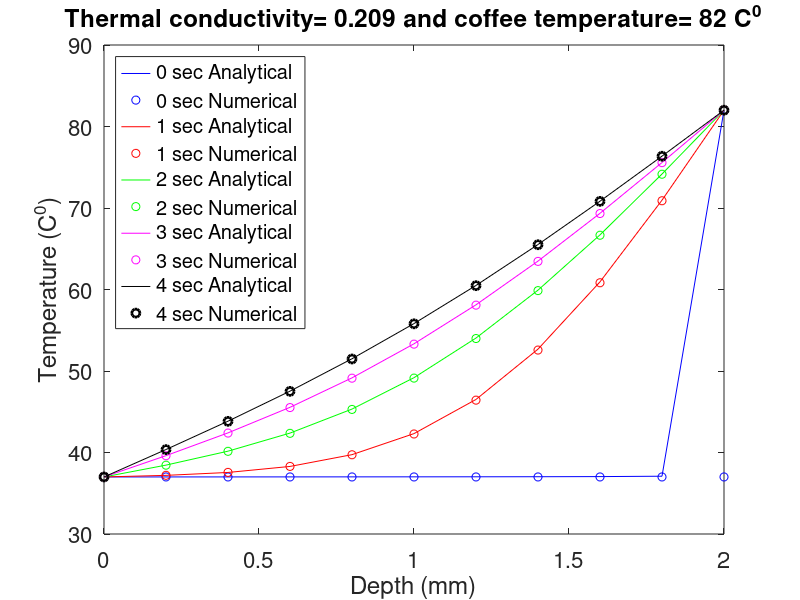
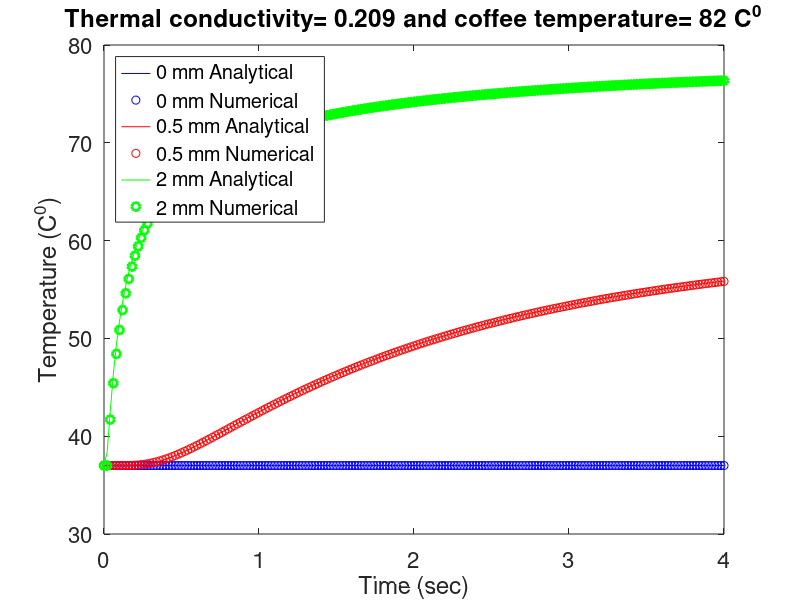

Source code (MATLAB) for these figures, in order:

clear all;
close all;

                    %%%Define Global Parameters
%space 
L = 2; %skin depth
dx = 0.2   ; %space step
nx = L/dx; %number of space points
x = 0:dx:L; %space variable
%time 
Time = 4; %maximum time 
dt = 0.02; %time step
nt = Time/dt; %number of time points
t = 0:dt:Time; %time variable

%themral conductivity
k = 0.209; %epidermis dominated effect
%k = 0.322; %dermis dominated effect

%Define boundary temperatures
%body temperature 
Tbody_C = 37; %in celsius 
Tbody_K = Tbody_C + 273.15; %kelvin
%coffee temperature 1
% Tcoffee_C = 60; %in celsius
% Tcoffee_K = Tcoffee_C + 273.15; %kelvin
%coffee temperature 2
Tcoffee_C = 82; %in celsius
Tcoffee_K = Tcoffee_C + 273.15; %kelvin


                    %%%Analytical Solution

%Define anonymous functions
C_n = @(Tbody_K,Tcoffee_K,n) 2*(Tcoffee_K-Tbody_K)*((-1)^n)/(pi*n);
C_0 = @(Tbody_K,Tcoffee_K,x) (Tcoffee_K-Tbody_K)*x/L+Tbody_K;
Tn = @(n,x,t,k,Tbody_K,Tcoffee_K) C_n(Tbody_K,Tcoffee_K,n).*sin(n*pi*x/L).*exp(-k*t*(n*pi/(L))^2);

%Define a mesh for space and time
[X,T] = meshgrid(x,t);

%initialise the sum to zero
Tsum = zeros(size(C_0(Tcoffee_K,Tbody_K,X)));
%use definite loop instead of indefinite sum
for i=1:1000
    Tsum = Tsum + Tn(i,X,T,k,Tbody_K,Tcoffee_K);%computing the sum
end

%compute the final solution
Tsol_ana = C_0(Tbody_K,Tcoffee_K,X)+Tsum;

%convert the solution to celsius
Tsol_ana = (Tsol_ana-273.15)';

                    %%%Numerical Solution

%CFL number to ensure stability (less or equal to 0.5)
CFL = dt/dx^2;

%initial condition
Tini = zeros(nx+1,1);
Tini(:,1) = Tbody_K;

%boundary conditions
%BC at x=0
T0 = zeros(1,nt+1); %define a vector
T0(1,:) = Tbody_K; 
%BC at x=L
TL = zeros(1,nt+1); %define a vector
TL(1,:) = Tcoffee_K;

%construct the solution matrix
Tsol_num = zeros(nx+1,nt+1); %define the dimensions of the solution matrix
Tsol_num(1,:) = T0; %insert the first BC
Tsol_num(nx+1,:) = TL; %insert the second BC
Tsol_num(:,1) = Tini; %insert the IC

%set up the iteration process for forward Euler method
for j = 1:nt
    for i = 2:nx
        Tsol_num(i,j+1) = Tsol_num(i,j) + k * CFL *(Tsol_num(i+1,j)-2*Tsol_num(i,j)+Tsol_num(i-1,j));
    end
end

%convert the solution to celsius
Tsol_num = Tsol_num-273.15;


                        %%%Global Error Estimation of the Numerical Scheme
%Root mean square error
for i = 1:length(t)
    Error = sqrt(sum((Tsol_ana(:,i) - Tsol_num(:,i)).^2)/numel(x));
end

                        %%%Plotting
                        
%for different time steps
figure(1)
plot(x,Tsol_ana(:,1),'b',x,Tsol_num(:,1),'bo',...
    x,Tsol_ana(:,50),'r',x,Tsol_num(:,50),'ro',...
    x,Tsol_ana(:,100),'g',x,Tsol_num(:,100),'go',...
    x,Tsol_ana(:,150),'m',x,Tsol_num(:,150),'mo',...
    x,Tsol_ana(:,200),'k',x,Tsol_num(:,200),'ko','LineWidth',2)
xlabel('Depth (mm)')
ylabel('Temperature (C^0)')
title(['Thermal conductivity= ', num2str(k), ' and coffee temperature= ', ...
    num2str(Tcoffee_C),' C^0'])
legend('0 sec Analytical','0 sec Numerical',...
    '1 sec Analytical','1 sec Numerical',...
    '2 sec Analytical','2 sec Numerical',...
    '3 sec Analytical','3 sec Numerical',...
    '4 sec Analytical','4 sec Numerical',...
    'Location','NorthWest')
set(gca,'FontSize',16)
%for different depths
figure(2)
plot(t,Tsol_ana(1,:),'b',t,Tsol_num(1,:),'bo',...
    t,Tsol_ana(6,:),'r',t,Tsol_num(6,:),'ro',...
    t,Tsol_ana(10,:),'g',t,Tsol_num(10,:),'go','LineWidth',2)
xlabel('Time (sec)')
ylabel('Temperature (C^0)')
title(['Thermal conductivity= ', num2str(k), ' and coffee temperature= ', ...
    num2str(Tcoffee_C),' C^0'])
legend('0 mm Analytical','0 mm Numerical',...
    '0.5 mm Analytical','0.5 mm Numerical',...
    '2 mm Analytical','2 mm Numerical',...
    'Location','NorthWest')
set(gca,'FontSize',16)




